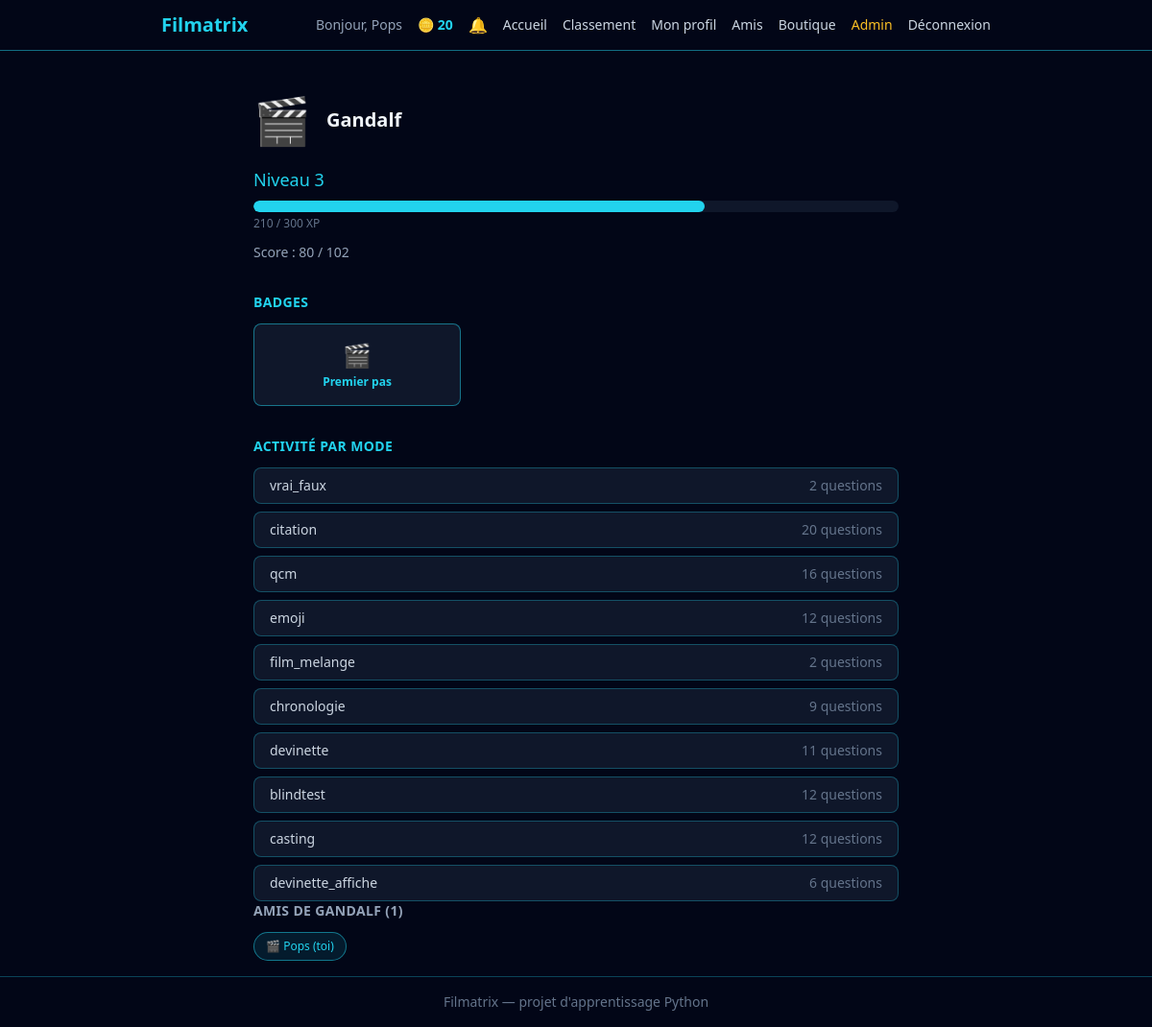
The page /joueur/1 (signed in) on the database as committed earlier.
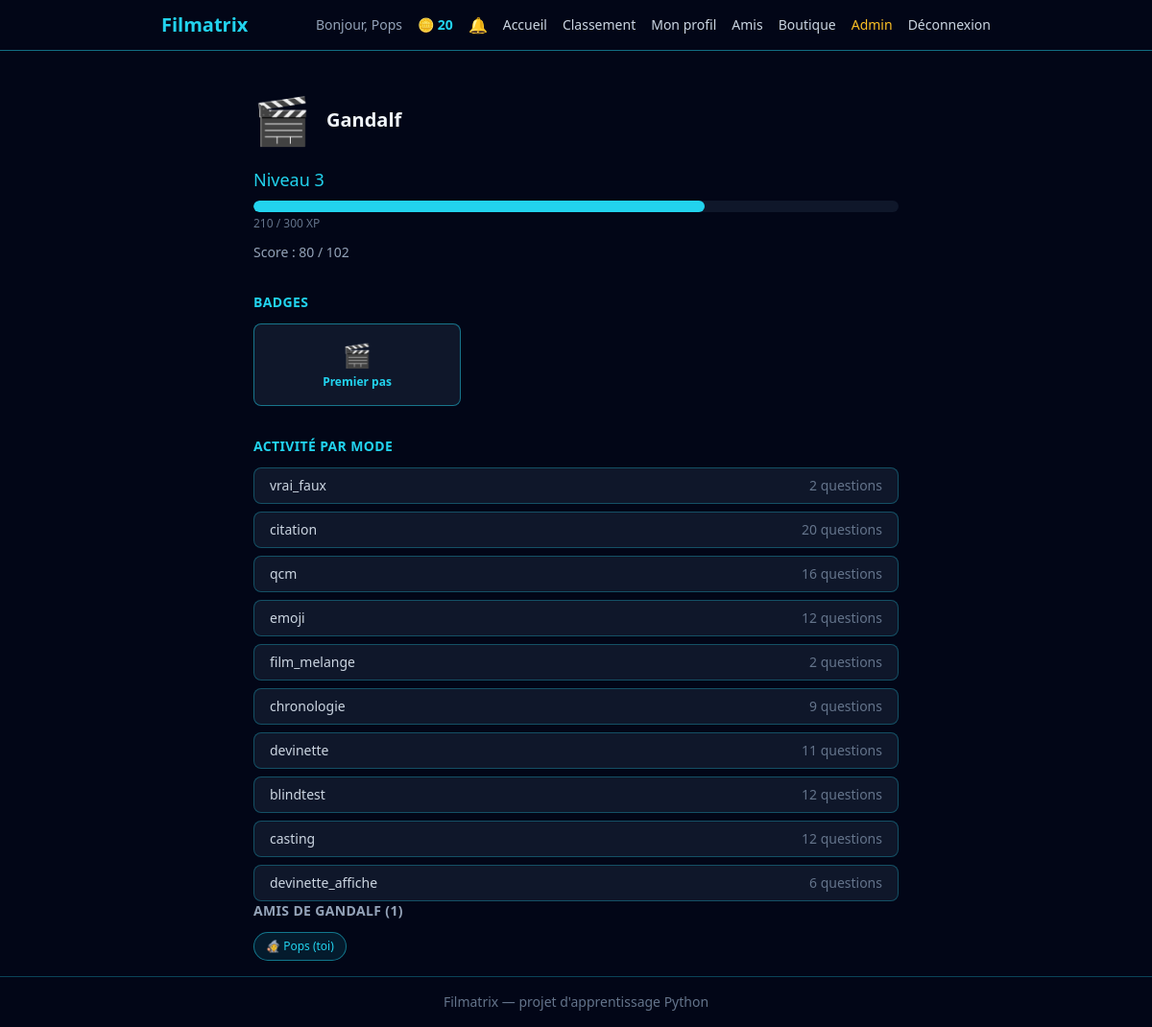
The same page on the database as committed later.
### src/models.py (models this page shows, shortened)
class User(db.Model, UserMixin):
    __tablename__ = "users"
    id = db.Column(db.Integer, primary_key=True)
    username = db.Column(db.String(50), unique=True, nullable=False)
    email = db.Column(db.String(120), unique=True, nullable=False)
    password_hash = db.Column(db.String(255), nullable=False)
    total_xp = db.Column(db.Integer, nullable=False, default=0)
    coins = db.Column(db.Integer, nullable=False, default=0)
    equipped_title = db.Column(db.String(50), nullable=True)
    is_admin = db.Column(db.Boolean, nullable=False, default=False)
    avatar = db.Column(db.String(10), nullable=True)
    bio = db.Column(db.String(280), nullable=True)

### app.py (the view)
    @app.route("/joueur/<int:user_id>")
    @login_required
    def public_profile(user_id: int) -> str:
        if user_id == current_user.id:
            return redirect(url_for("profile"))
        viewed_user = User.query.get_or_404(user_id)
        friendship = get_friendship_between(current_user.id, user_id)
        if friendship is None or friendship.status != "accepted":
            flash("Tu dois être ami avec ce joueur pour voir son profil.")
            return redirect(url_for("friends_list"))
        attempts = Attempt.query.filter_by(user_id=viewed_user.id).all()
        total_count = len(attempts)
        correct_count = sum(1 for attempt in attempts if attempt.is_correct)
        level_info = calculate_level(viewed_user.total_xp)
        attempts_by_mode = {}
        for attempt in attempts:
            mode = attempt.question.mode
            attempts_by_mode.setdefault(mode, 0)
            attempts_by_mode[mode] += 1
        earned_badge_codes = {badge.badge_code for badge in viewed_user.badges}
        all_badges = []
        for code, info in BADGES.items():
            all_badges.append(
                    {
                        "name": info["name"],
                        "icon": info["icon"],
                        "earned": code in earned_badge_codes,
                        }
                )
            viewed_user_friends = get_friends_list(viewed_user.id)
            current_user_friends = get_friends_list(current_user.id)
            current_user_friend_ids = {friend.id for friend in current_user_friends}
            mutual_friends = [
                    friend for friend in viewed_user_friends if friend.id in current_user_friend_ids
                ]
            return render_template(
                    "profil_public.html",
                    viewed_user=viewed_user,
                    total_count=total_count,
                    correct_count=correct_count,
                    level_info=level_info,
                    attempts_by_mode=attempts_by_mode,
                    all_badges=all_badges,
                    viewed_user_friends=viewed_user_friends,
                    mutual_friends=mutual_friends,
                )

### app.py (called while the page is built)
def calculate_level(total_xp: int) -> dict:
        level = 1
        xp_for_next_level = 100
        xp_already_spent = 0
        while total_xp - xp_already_spent >= xp_for_next_level:
            xp_already_spent += xp_for_next_level
            level += 1
            xp_for_next_level = 100 * level
        xp_in_current_level = total_xp - xp_already_spent
        return {
            "level": level,
            "xp_in_current_level": xp_in_current_level,
            "xp_for_next_level": xp_for_next_level,
            }

### src/friends.py (called while the page is built)
def get_friendship_between(user_a_id: int, user_b_id: int) -> Friendship | None:
    return Friendship.query.filter(
            db.or_(
                db.and_(
                    Friendship.requester_id == user_a_id,
                    Friendship.receiver_id == user_b_id,
                    ),
                db.and_(
                    Friendship.requester_id == user_b_id,
                    Friendship.receiver_id == user_a_id,
                    ),
                )
        ).first()

### src/notifications.py (called while the page is built)
def get_unread_count(user_id: int) -> int:
    return Notification.query.filter_by(user_id=user_id, is_read=False).count()

### templates/profil_public.html (shortened to what this page needs)
{% extends "base.html" %}
{% block content %}
<div class="max-w-2xl mx-auto mt-8">
    <div class="flex items-center gap-4 mb-6">
        <span class="text-5xl">{{ viewed_user.avatar or "🎬" }}</span>
        <div>
            <h2 class="text-xl font-bold">{{ viewed_user.username }}</h2>
        </div>
    </div>
    <div class="mb-8">
        <p class="text-cyan-400 text-lg mb-2">Niveau {{ level_info.level }}</p>
        <div class="w-full bg-slate-900 rounded-full h-3 overflow-hidden mb-1">
            <div class="bg-cyan-400 h-3 rounded-full"
                 style="width: {{ (level_info.xp_in_current_level / level_info.xp_for_next_level * 100) | round(1) }}%"></div>
        </div>
        <p class="text-xs text-slate-500">{{ level_info.xp_in_current_level }} / {{ level_info.xp_for_next_level }} XP</p>
        <p class="text-slate-400 text-sm mt-3">Score : {{ correct_count }} / {{ total_count }}</p>
    </div>
    <h3 class="text-sm font-bold text-cyan-400 uppercase tracking-wide mb-3">Badges</h3>
    <div class="grid grid-cols-2 sm:grid-cols-3 gap-3 mb-8">
        {% for badge in all_badges %}
        <div class="border rounded-lg px-3 py-4 text-center transition
                    {% if badge.earned %}
                        border-cyan-400/50 bg-slate-900
                    {% else %}
                        border-slate-800 bg-slate-900/50 opacity-40
                    {% endif %}">
            <p class="text-2xl mb-1">{{ badge.icon }}</p>
            <p class="text-xs font-bold {% if badge.earned %}text-cyan-400{% else %}text-slate-500{% endif %}">
                {{ badge.name }}
            </p>
        </div>
        {% endfor %}
    </div>
    <h3 class="text-sm font-bold text-cyan-400 uppercase tracking-wide mb-3">Activité par mode</h3>
    {% if attempts_by_mode %}
    <div class="flex flex-col gap-2">
        {% for mode, count in attempts_by_mode.items() %}
        <div class="flex items-center justify-between bg-slate-900 border border-cyan-400/30 rounded-lg px-4 py-2">
            <span class="text-sm text-slate-300">{{ mode }}</span>
            <span class="text-sm text-slate-500">{{ count }} question{{ "s" if count > 1 else "" }}</span>
        </div>
        {% endfor %}
    </div>
    {% else %}
    <p class="text-slate-500">Aucune partie jouée pour le moment.</p>
    {% endif %}
    <h3 class="text-sm font-bold text-slate-400 uppercase tracking-wide mb-3">
        Amis de {{ viewed_user.username }} ({{ viewed_user_friends | length }})
    </h3>
    {% if viewed_user_friends %}
    <div class="flex flex-wrap gap-2">
        {% for friend in viewed_user_friends %}
        {% if friend.id == current_user.id %}
            <span class="text-xs bg-cyan-400/10 border border-cyan-400/50 text-cyan-400 px-3 py-1.5 rounded-full">
                {{ friend.avatar or "🎬" }} {{ friend.username }} (toi)
            </span>
        {% else %}
            <a href="{{ url_for('public_profile', user_id=friend.id) }}"
               class="text-xs bg-slate-900 border border-slate-700 hover:border-cyan-400 text-slate-400 hover:text-cyan-400 px-3 py-1.5 rounded-full transition">
                {{ friend.avatar or "🎬" }} {{ friend.username }}
            </a>
        {% endif %}
        {% endfor %}
    </div>
    {% else %}
    <p class="text-slate-500 text-sm">Aucun ami pour le moment.</p>
    {% endif %}
</div>
{% endblock %}

### templates/base.html (shortened to what this page needs)
<!DOCTYPE html>
<html lang="fr">
<head>
    <link rel="stylesheet" href="{{ url_for('static', filename='css/output.css') }}">
</head>
<body class="bg-slate-950 text-slate-100 min-h-screen flex flex-col">
    <header class="border-b border-cyan-400/50">
    <nav class="max-w-4xl mx-auto px-4 py-3">
        <div class="flex items-center justify-between">
            <a href="{{ url_for('home') }}" class="text-xl font-bold text-cyan-400">
                Filmatrix
            </a>
            <div class="flex items-center gap-4">
                {% if current_user.is_authenticated %}
                    <span class="text-slate-400 text-sm">Bonjour, {{ current_user.username }}</span>
                    <span class="text-cyan-400 text-sm font-bold flex items-center gap-1">
                         🪙 {{ current_user.coins }}
                    </span>
                    <div class="relative">
                        <button id="notification-bell" class="relative text-slate-300 hover:text-cyan-400 transition" aria-label="Notifications">
                            🔔
                        </button>
                    </div>
                {% endif %}
                <div class="hidden md:flex items-center gap-4 text-sm">
                    <a href="{{ url_for('home') }}" class="text-slate-300 hover:text-cyan-400 transition">Accueil</a>
                    <a href="{{ url_for('leaderboard') }}" class="text-slate-300 hover:text-cyan-400 transition">Classement</a>
                    {% if current_user.is_authenticated %}
                        <a href="{{ url_for('profile') }}" class="text-slate-300 hover:text-cyan-400 transition">Mon profil</a>
                        <a href="{{ url_for('friends_list') }}" class="text-slate-300 hover:text-cyan-400 transition">Amis</a>
                        <a href="{{ url_for('shop') }}" class="text-slate-300 hover:text-cyan-400 transition">Boutique</a>
                        {% if current_user.is_admin %}
                            <a href="{{ url_for('admin_questions_list') }}" class="text-amber-400 hover:text-amber-300 transition">Admin</a>
                        {% endif %}
                        <a href="{{ url_for('logout') }}" class="text-slate-300 hover:text-cyan-400 transition">Déconnexion</a>
                    {% else %}
                        <a href="{{ url_for('login') }}" class="text-slate-300 hover:text-cyan-400 transition">Connexion</a>
                        <a href="{{ url_for('register') }}" class="bg-cyan-400 hover:bg-cyan-300 text-slate-950 font-bold px-3 py-1.5 rounded-lg transition">Inscription</a>
                    {% endif %}
                </div>
            </div>
        </div>
    </nav>
</header>
    <main class="flex-1 p-4">
        {% block content %}{% endblock %}
    </main>
    <footer class="border-t border-cyan-400/30 text-center text-slate-500 text-sm py-4">
        Filmatrix — projet d'apprentissage Python
    </footer>
</body>
</html>

Rows that differ between the two databases and show on the page:
changed User "Pops": avatar "🎬" → "🧙"
